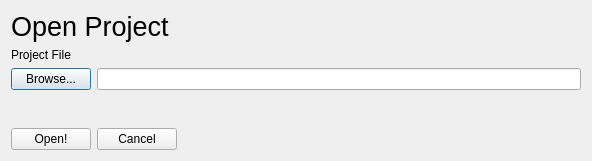
<?xml version="1.0" encoding="UTF-8"?>
<ui version="4.0">
 <class>Dialog</class>
 <widget class="QDialog" name="Dialog">
  <property name="geometry">
   <rect>
    <x>0</x>
    <y>0</y>
    <width>592</width>
    <height>161</height>
   </rect>
  </property>
  <property name="windowTitle">
   <string>Dialog</string>
  </property>
  <layout class="QVBoxLayout" name="verticalLayout">
   <item>
    <widget class="QLabel" name="title">
     <property name="font">
      <font>
       <pointsize>20</pointsize>
      </font>
     </property>
     <property name="text">
      <string>Open Project</string>
     </property>
    </widget>
   </item>
   <item>
    <widget class="QLabel" name="label">
     <property name="text">
      <string>Project File</string>
     </property>
    </widget>
   </item>
   <item>
    <layout class="QHBoxLayout" name="horizontalLayout">
     <item>
      <widget class="QPushButton" name="browse_file">
       <property name="text">
        <string>Browse...</string>
       </property>
      </widget>
     </item>
     <item>
      <widget class="QLineEdit" name="filename_editor"/>
     </item>
    </layout>
   </item>
   <item>
    <spacer name="verticalSpacer_2">
     <property name="orientation">
      <enum>Qt::Vertical</enum>
     </property>
     <property name="sizeHint" stdset="0">
      <size>
       <width>20</width>
       <height>40</height>
      </size>
     </property>
    </spacer>
   </item>
   <item>
    <layout class="QHBoxLayout" name="horizontalLayout_3">
     <item>
      <widget class="QPushButton" name="open">
       <property name="text">
        <string>Open!</string>
       </property>
      </widget>
     </item>
     <item>
      <widget class="QPushButton" name="cancel">
       <property name="text">
        <string>Cancel</string>
       </property>
      </widget>
     </item>
     <item>
      <spacer name="horizontalSpacer">
       <property name="orientation">
        <enum>Qt::Horizontal</enum>
       </property>
       <property name="sizeHint" stdset="0">
        <size>
         <width>40</width>
         <height>20</height>
        </size>
       </property>
      </spacer>
     </item>
    </layout>
   </item>
  </layout>
 </widget>
 <resources/>
 <connections/>
</ui>
